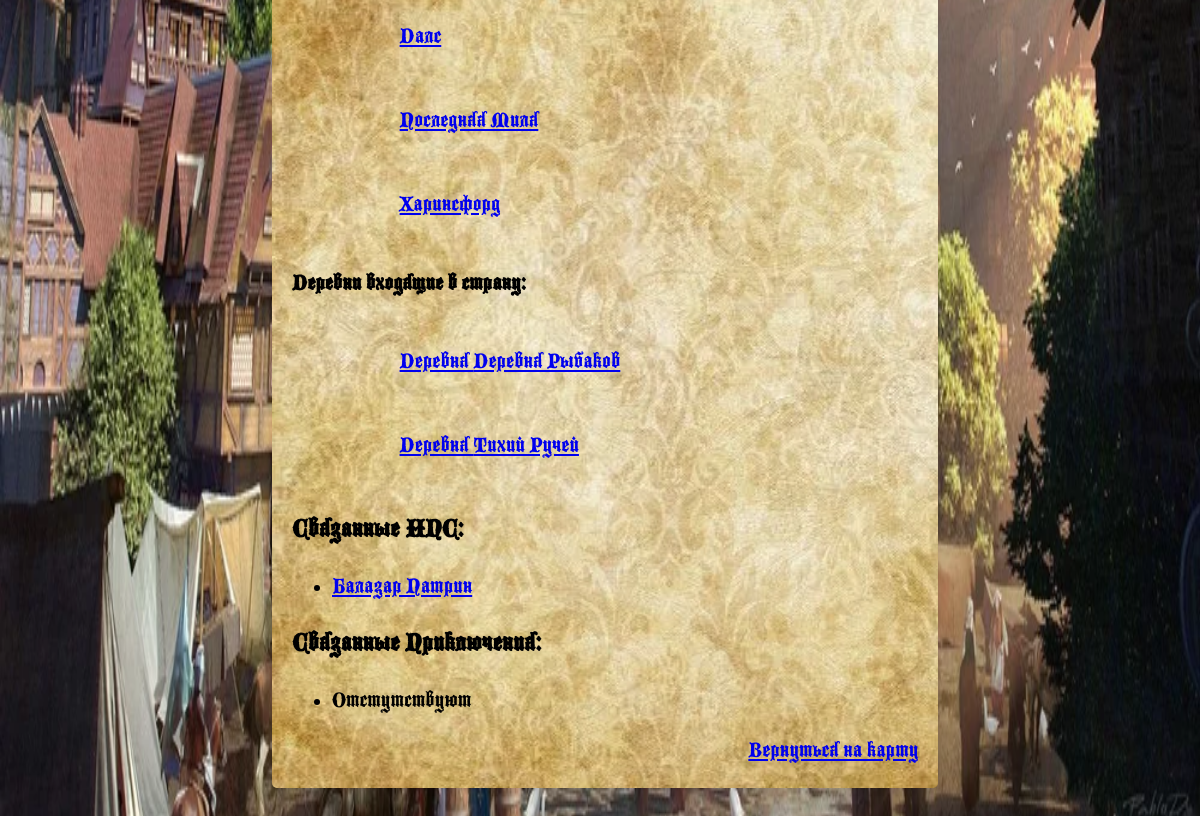
/location_info/harinsford/ (signed in, lower part), run on an earlier commit of the app's database.
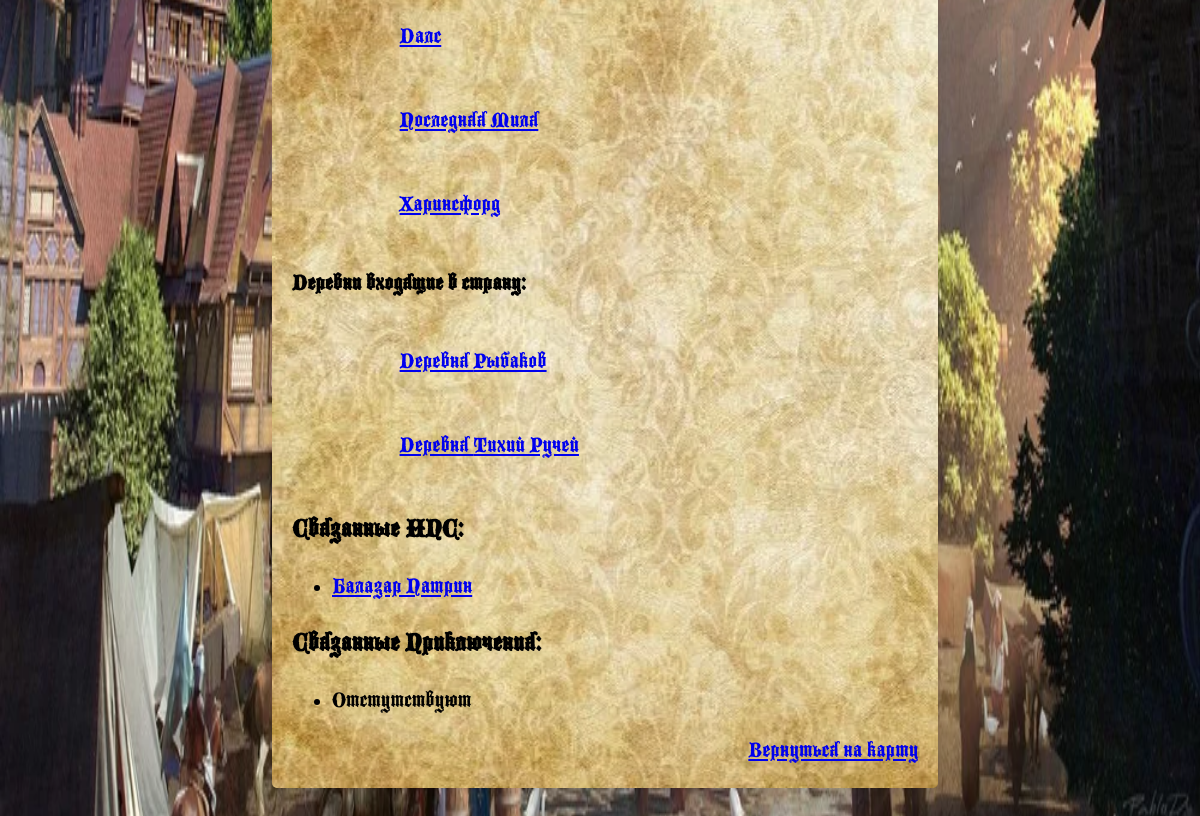
And on a later commit of the database.
### map/models.py (models this page shows, shortened)
class Location(models.Model):
    race = {'NO':'Нет',
            'Unknown':'Неизвестна',
            'Humans':"Люди",
            'S_elfs':"Высшие эльфы",
            'Gnoms':'Гномы',
            'Dwarfs':'Дварфы',
            'Half_height':'Полурослки',
            'Demons':'Демоны',
            'Drou':"Дроу",
            'Goblins':"Гоблины",
            'Vampires':'Вампиры',
            'Giffs':'Гифы',
            'Forers_Elfs':'Лесные эльфы'}
    statuses ={
        "Unknown": "Неизвестен",
        "Martial_law": "Военное положение",
        "Captured": "Захвачен",
        "Resistance": "Сопротивление",
        "Neutral": "Нейтральный",
        "Destroyed": "Уничтожен",
        "Capital": "Столица",
        "Liberal": "Либеральный",
        "Conservative": "Консервативный",
        "Racist": "Расистский"
    }
    image = models.ImageField(upload_to='location_picks/',null=True,blank=True)
    name = models.CharField(max_length=60)
    description = models.TextField()
    slug = models.SlugField(max_length=60,unique=True)
    status = models.CharField(max_length=50,null=True,choices=statuses)
    population = models.CharField(max_length=50,null=True,choices=race)
    npcs = models.ManyToManyField("map.NPC", verbose_name="Ключевые NPC",blank=True)
    what_adventures = models.ManyToManyField("map.Dnd_adventure", verbose_name="В каких приключениях принимал участие",blank=True)
    class Meta:
        ordering = ["name"]
        verbose_name = "Абстрактная модель(не трогай)"
        verbose_name_plural = "Абстрактная модель(не трогай)"

class Vilage(Location):
    glava = models.OneToOneField("map.NPC", verbose_name=("Представитель"), on_delete=models.SET_NULL,null=True,blank=True,default='Неизвестно')
    Land = models.ForeignKey(to=Country,on_delete=models.SET_NULL,null=True,related_name="villages")
    class Meta:
        verbose_name = "Деревня"
        verbose_name_plural = "Деревни"

class Location(models.Model):
    race = {'NO':'Нет',
            'Unknown':'Неизвестна',
            'Humans':"Люди",
            'S_elfs':"Высшие эльфы",
            'Gnoms':'Гномы',
            'Dwarfs':'Дварфы',
            'Half_height':'Полурослки',
            'Demons':'Демоны',
            'Drou':"Дроу",
            'Goblins':"Гоблины",
            'Vampires':'Вампиры',
            'Giffs':'Гифы',
            'Forers_Elfs':'Лесные эльфы'}
    statuses ={
        "Unknown": "Неизвестен",
        "Martial_law": "Военное положение",
        "Captured": "Захвачен",
        "Resistance": "Сопротивление",
        "Neutral": "Нейтральный",
        "Destroyed": "Уничтожен",
        "Capital": "Столица",
        "Liberal": "Либеральный",
        "Conservative": "Консервативный",
        "Racist": "Расистский"
    }
    image = models.ImageField(upload_to='location_picks/',null=True,blank=True)
    name = models.CharField(max_length=60)
    description = models.TextField()
    slug = models.SlugField(max_length=60,unique=True)
    status = models.CharField(max_length=50,null=True,choices=statuses)
    population = models.CharField(max_length=50,null=True,choices=race)
    npcs = models.ManyToManyField("map.NPC", verbose_name="Ключевые NPC",blank=True)
    what_adventures = models.ManyToManyField("map.Dnd_adventure", verbose_name="В каких приключениях принимал участие",blank=True)
    class Meta:
        ordering = ["name"]
        verbose_name = "Абстрактная модель(не трогай)"
        verbose_name_plural = "Абстрактная модель(не трогай)"

### map/views.py (the view)
# urls.py: path('location_info/<slug:country_slug>/',about_Country,name='country_page'),
@login_required
def about_Country(request,country_slug):
    hero = Hero_m.objects.get(username=request.user.username)
    country = Country.objects.get(slug=country_slug)
    context = {'location': country}
    if not request.user.is_superuser:
        try:
            was_here_or_not = hero.what_visits.get(city__slug=country_slug)
        except Exception:
            was_here_or_not = None
        if was_here_or_not != None:
            return render(request,'map/about_location.html',context=context)
        else:
            return HttpResponse("<h1>У вас не доступа к информации об этой локации</h1>")
    else:
       return render(request,'map/about_location.html',context=context)

### map/templates/map/about_location.html (shortened to what this page needs)
{% load static %}
<!DOCTYPE html>
<html lang="ru">
<head>
</head>
<body>
    <div class="ramka">
        <div class="between">
            <div class="container">
                <br>
                <br>
                {% if location.cities.all.exists %}
                    {% for city in location.cities.all %}
                    <div class="description">
                        <a href="{% url 'city_page' location.slug  city.slug  %}">{{ city.name }}</a>
                    </div>
                    {% endfor %}
                {% endif %}
                {% if location.villages.all.exists %}
                    <p><b>Деревни входящие в страну:</b></p>
                    {% for village in location.villages.all %}
                    <div class="description">
                        <a href="{% url 'city_page' location.slug  village.slug  %}">Деревня {{ village.name }}</a>
                    </div>
                    {% endfor %}
                {% endif %}
                {% if location.npcs %}
                <div class="cities">
                    <h3>Связанные НПС:</h3>
                    <ul>
                        {% for npc in location.npcs.all %}
                            <li><a href=" {% url 'npc_page' npc.slug %}">{{ npc.name }}</a></li>
                        {% empty %}
                            <li>Неизвестно</li>
                        {% endfor %}
                    </ul>
                </div>
                {% endif %}
                {% if location.what_adventures %}
                <div class="cities">
                    <h3>Связанные Приключения:</h3>
                    <ul>
                        {% for adventure in location.what_adventures.all %}
                            <li><a href="#">{{ adventure.name }}</a></li>
                        {% empty %}
                            <li>Отстутствуют</li>
                        {% endfor %}
                    </ul>
                </div>
                {% endif %}
                <div style="display: flex;justify-content: flex-end;">
                    <a href="{% url 'index' %}">Вернуться на карту</a>
                </div>
            </div>
        </div>
    </div>
</body>
</html>

What changed in the data, as far as the page shows it:
changed through a linked row, Vilage: name "Деревня Рыбаков" → "Рыбаков"
